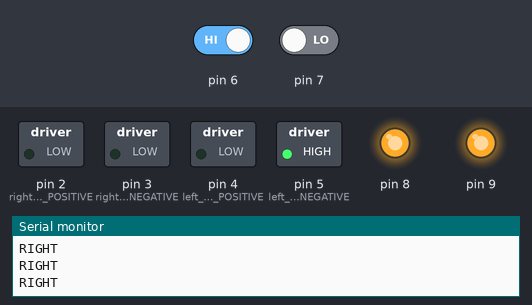
This sketch was run on a simulated Arduino Uno, built with avr-gcc and run on an emulated ATmega328P. Shown: switched loads named in the sketch (green lamp = pin HIGH), output pins drawn as LEDs (lit = HIGH), the last lines printed to the serial monitor. Inputs (shaded band) come from the test bench; at power-on: pin 6 HIGH, pin 7 LOW.

Above: at 4.8 s.
4.9 s: pin 6 driven LOW
At 6.9 s:
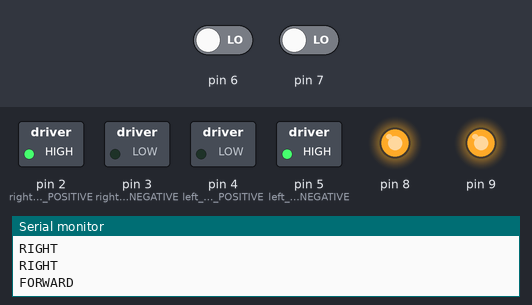
7.6 s: pin 7 driven HIGH
At 8.5 s:
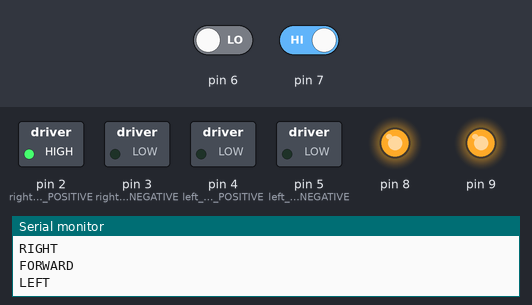
10.3 s: pin 6 driven HIGH
At 12.7 s:
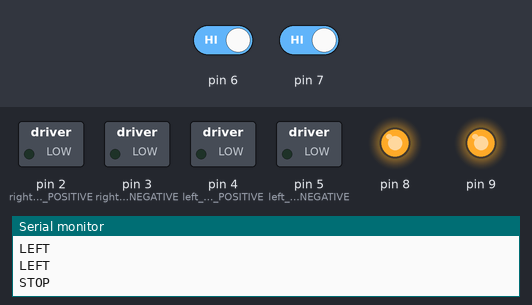
13.5 s: pin 7 driven LOW
At 15.4 s:
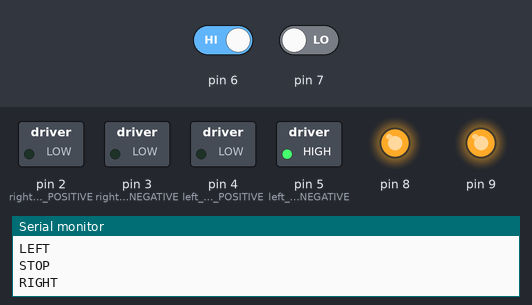
Timing chart, 0 to 16.9 s (numbered marks = the images above; inputs shaded):
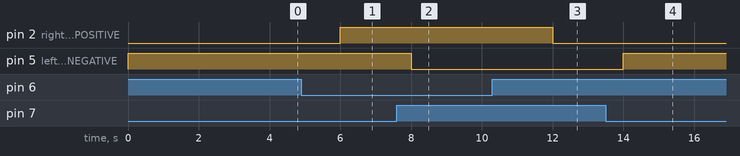

Measured:
- after the input at 4.9 s, pin 2 (right_WHEEL_POSITIVE): LOW → HIGH after 1.1 s
- after the input at 7.6 s, pin 5 (left_WHEEL_NEGATIVE): HIGH → LOW after 0.40 s
- after the input at 10.3 s, pin 2 (right_WHEEL_POSITIVE): HIGH → LOW after 1.7 s
- after the input at 13.5 s, pin 5 (left_WHEEL_NEGATIVE): LOW → HIGH after 0.50 s

The sketch:

OBJECT_AVOIDER.ino
```cpp
void setup() {
  pinMode(2,OUTPUT); //right WHEEL POSITIVE
  pinMode(3,OUTPUT); //right WHEEL NEGATIVE
  pinMode(4,OUTPUT); //left WHEEL POSITIVE
  pinMode(5,OUTPUT); //left WHEEL NEGATIVE
  pinMode(6,INPUT);
  pinMode(7,INPUT);
  pinMode(8,OUTPUT);
  pinMode(9,OUTPUT);
  digitalWrite(8,HIGH);
  digitalWrite(9,HIGH);

  Serial.begin(9600);

}

void loop()
{
  int sl=digitalRead(6);
  int sr=digitalRead(7);

if(sl==LOW && sr==HIGH)
{
Serial.println("LEFT");
digitalWrite(2,HIGH);
digitalWrite(3,LOW);
digitalWrite(4,LOW);
digitalWrite(5,LOW);
delay(2000);
}

else if(sl==HIGH && sr==LOW)
{
Serial.println("RIGHT");
digitalWrite(2,LOW);
digitalWrite(3,LOW);
digitalWrite(4,LOW);
digitalWrite(5,HIGH);
delay(2000);
}

else if(sl==HIGH && sr==LOW)
{
Serial.println("RIGHT");
digitalWrite(2,LOW);
digitalWrite(3,LOW);
digitalWrite(4,LOW);
digitalWrite(5,HIGH);
delay(2000);
}

else if(sl==HIGH && sr==HIGH) //not required
{
Serial.println("STOP");
digitalWrite(2,LOW);
digitalWrite(3,LOW);
digitalWrite(4,LOW);
digitalWrite(5,LOW);
delay(2000);
}

else if(sl==LOW && sr==LOW)
{
Serial.println("FORWARD");
digitalWrite(2,HIGH);
digitalWrite(3,LOW);
digitalWrite(4,LOW);
digitalWrite(5,HIGH);
delay(2000);
}

else
{
Serial.println("STOP");
digitalWrite(2,LOW);
digitalWrite(3,LOW);
digitalWrite(4,LOW);
digitalWrite(5,LOW);
delay(3000);
}


}
```
